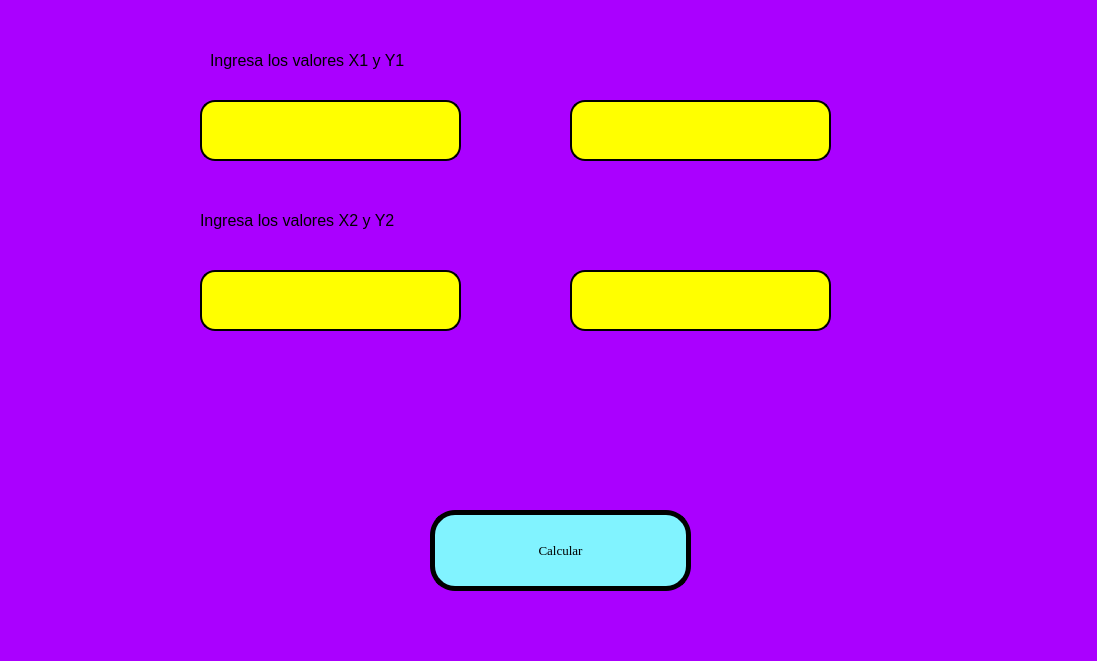
<?xml version="1.0" encoding="UTF-8"?>
<ui version="4.0">
 <class>MainWindow</class>
 <widget class="QMainWindow" name="MainWindow">
  <property name="geometry">
   <rect>
    <x>0</x>
    <y>0</y>
    <width>1097</width>
    <height>661</height>
   </rect>
  </property>
  <property name="windowTitle">
   <string>MainWindow</string>
  </property>
  <property name="styleSheet">
   <string notr="true">background-color: rgb(170, 0, 255);</string>
  </property>
  <widget class="QWidget" name="centralwidget">
   <widget class="QPushButton" name="btn_Calcular">
    <property name="geometry">
     <rect>
      <x>430</x>
      <y>510</y>
      <width>261</width>
      <height>81</height>
     </rect>
    </property>
    <property name="font">
     <font>
      <family>Times New Roman</family>
      <pointsize>10</pointsize>
     </font>
    </property>
    <property name="styleSheet">
     <string notr="true">background-color: rgb(129, 243, 255);
border-radius: 25px;
border:  5px solid black;</string>
    </property>
    <property name="text">
     <string>Calcular</string>
    </property>
   </widget>
   <widget class="QLineEdit" name="txt_X1">
    <property name="geometry">
     <rect>
      <x>200</x>
      <y>100</y>
      <width>261</width>
      <height>61</height>
     </rect>
    </property>
    <property name="font">
     <font>
      <pointsize>10</pointsize>
     </font>
    </property>
    <property name="styleSheet">
     <string notr="true">background-color: rgb(255, 255, 0);
border-radius: 15px;
border:  2px solid black;</string>
    </property>
   </widget>
   <widget class="QLineEdit" name="txt_Y1">
    <property name="geometry">
     <rect>
      <x>570</x>
      <y>100</y>
      <width>261</width>
      <height>61</height>
     </rect>
    </property>
    <property name="font">
     <font>
      <pointsize>10</pointsize>
     </font>
    </property>
    <property name="styleSheet">
     <string notr="true">background-color: rgb(255, 255, 0);
border-radius: 15px;
border:  2px solid black;</string>
    </property>
   </widget>
   <widget class="QLineEdit" name="txt_X2">
    <property name="geometry">
     <rect>
      <x>200</x>
      <y>270</y>
      <width>261</width>
      <height>61</height>
     </rect>
    </property>
    <property name="font">
     <font>
      <pointsize>10</pointsize>
     </font>
    </property>
    <property name="styleSheet">
     <string notr="true">background-color: rgb(255, 255, 0);
border-radius: 15px;
border:  2px solid black;</string>
    </property>
   </widget>
   <widget class="QLineEdit" name="txt_Y2">
    <property name="geometry">
     <rect>
      <x>570</x>
      <y>270</y>
      <width>261</width>
      <height>61</height>
     </rect>
    </property>
    <property name="font">
     <font>
      <pointsize>10</pointsize>
     </font>
    </property>
    <property name="styleSheet">
     <string notr="true">background-color: rgb(255, 255, 0);
border-radius: 15px;
border:  2px solid black;</string>
    </property>
   </widget>
   <widget class="QLabel" name="label">
    <property name="geometry">
     <rect>
      <x>210</x>
      <y>40</y>
      <width>601</width>
      <height>41</height>
     </rect>
    </property>
    <property name="font">
     <font>
      <pointsize>12</pointsize>
     </font>
    </property>
    <property name="text">
     <string>Ingresa los valores X1 y Y1</string>
    </property>
   </widget>
   <widget class="QLabel" name="label_2">
    <property name="geometry">
     <rect>
      <x>200</x>
      <y>200</y>
      <width>601</width>
      <height>41</height>
     </rect>
    </property>
    <property name="font">
     <font>
      <pointsize>12</pointsize>
     </font>
    </property>
    <property name="text">
     <string>Ingresa los valores X2 y Y2</string>
    </property>
   </widget>
  </widget>
  <widget class="QMenuBar" name="menubar">
   <property name="geometry">
    <rect>
     <x>0</x>
     <y>0</y>
     <width>1097</width>
     <height>26</height>
    </rect>
   </property>
  </widget>
  <widget class="QStatusBar" name="statusbar"/>
 </widget>
 <resources/>
 <connections/>
</ui>
